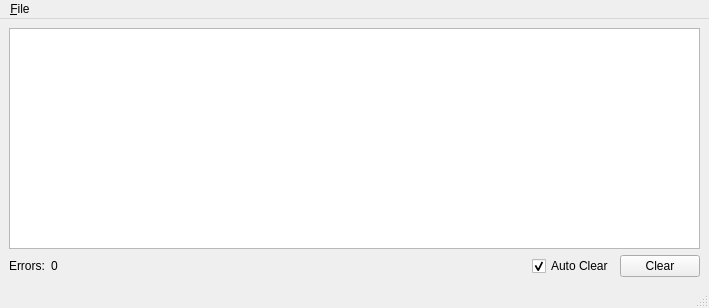
<?xml version="1.0" encoding="UTF-8"?>
<ui version="4.0">
 <class>LogWin</class>
 <widget class="QMainWindow" name="LogWin">
  <property name="geometry">
   <rect>
    <x>0</x>
    <y>0</y>
    <width>709</width>
    <height>308</height>
   </rect>
  </property>
  <property name="windowTitle">
   <string>Spice Log</string>
  </property>
  <widget class="QWidget" name="centralwidget">
   <layout class="QVBoxLayout" name="verticalLayout">
    <item>
     <widget class="QTextEdit" name="log">
      <property name="readOnly">
       <bool>true</bool>
      </property>
     </widget>
    </item>
    <item>
     <layout class="QHBoxLayout" name="horizontalLayout">
      <item>
       <widget class="QLabel" name="label">
        <property name="text">
         <string>Errors:</string>
        </property>
       </widget>
      </item>
      <item>
       <widget class="QLabel" name="errCnt">
        <property name="text">
         <string>0</string>
        </property>
       </widget>
      </item>
      <item>
       <spacer name="horizontalSpacer">
        <property name="orientation">
         <enum>Qt::Horizontal</enum>
        </property>
        <property name="sizeHint" stdset="0">
         <size>
          <width>40</width>
          <height>20</height>
         </size>
        </property>
       </spacer>
      </item>
      <item>
       <widget class="QCheckBox" name="autoClr">
        <property name="text">
         <string>Auto Clear</string>
        </property>
        <property name="checked">
         <bool>true</bool>
        </property>
       </widget>
      </item>
      <item>
       <widget class="QPushButton" name="btnClear">
        <property name="text">
         <string>Clear</string>
        </property>
       </widget>
      </item>
     </layout>
    </item>
   </layout>
  </widget>
  <widget class="QMenuBar" name="menubar">
   <property name="geometry">
    <rect>
     <x>0</x>
     <y>0</y>
     <width>709</width>
     <height>20</height>
    </rect>
   </property>
   <widget class="QMenu" name="menu_File">
    <property name="title">
     <string>&amp;File</string>
    </property>
    <addaction name="actionSaveAs"/>
    <addaction name="actionClear"/>
    <addaction name="separator"/>
    <addaction name="actionClose"/>
   </widget>
   <addaction name="menu_File"/>
  </widget>
  <widget class="QStatusBar" name="statusbar"/>
  <action name="actionSaveAs">
   <property name="text">
    <string>&amp;Save As</string>
   </property>
  </action>
  <action name="actionClose">
   <property name="text">
    <string>&amp;Close</string>
   </property>
  </action>
  <action name="actionClear">
   <property name="text">
    <string>&amp;Clear</string>
   </property>
  </action>
 </widget>
 <resources/>
 <connections>
  <connection>
   <sender>actionClose</sender>
   <signal>triggered()</signal>
   <receiver>LogWin</receiver>
   <slot>close()</slot>
   <hints>
    <hint type="sourcelabel">
     <x>-1</x>
     <y>-1</y>
    </hint>
    <hint type="destinationlabel">
     <x>194</x>
     <y>214</y>
    </hint>
   </hints>
  </connection>
  <connection>
   <sender>btnClear</sender>
   <signal>clicked()</signal>
   <receiver>actionClear</receiver>
   <slot>trigger()</slot>
   <hints>
    <hint type="sourcelabel">
     <x>354</x>
     <y>393</y>
    </hint>
    <hint type="destinationlabel">
     <x>-1</x>
     <y>-1</y>
    </hint>
   </hints>
  </connection>
 </connections>
</ui>
